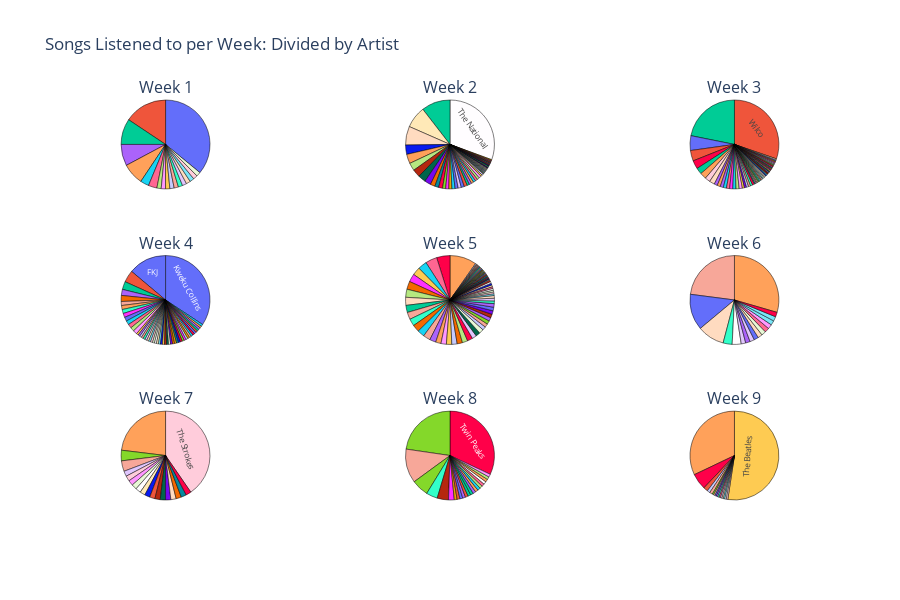

Notebook source saved alongside this figure:
### Code cell
caption = "Fig 5: Breakdown, by artist, of all the songs listened to in Weeks 1 - 9" 
time_period_data = a1.get_time_periods_dfs(data)
n = 8
specs = [[{'type':'domain'}, {'type':'domain'}, {'type':'domain'}], 
            [{'type':'domain'}, {'type':'domain'}, {'type':'domain'}], 
            [{'type':'domain'}, {'type':'domain'}, {'type':'domain'}]]
subplot_titles = ['Week %d' % (i) for i in range(1,n+2)]
fig = make_subplots(rows=3, cols=3, specs=specs, subplot_titles=subplot_titles)
count, row, col = 0, 0, 0
for d in time_period_data.values():
    props = d['props']
    props['Artist'] = props.index
    props = props.round(2)
    _r = row + 1
    _c = col%3 + 1
    fig.add_trace(go.Pie(labels=props['Artist'], values=props['count']), _r, _c)
    fig.update_layout(autosize=False,
                height = 900,
                width = 900)
    if count == n:
        break
    count += 1
    col += 1
    if col % 3 == 0:
        row += 1
fig.update_traces(textposition='inside')
fig.update_layout(
        autosize=False,
        width=900,
        height=600,
        margin=dict(
            l=50,
            r=50,
            b=100,
            t=100,
            pad=4
        )
    )
fig.update_layout(uniformtext_minsize=8, uniformtext_mode='hide')
fig.update_traces(hoverinfo='label+percent', textinfo='label', textfont_size=14,
                        marker=dict(line=dict(color='#000000', width=.5)))
fig.update_layout(title_text="Songs Listened to per Week: Divided by Artist", showlegend = False)
fig = go.Figure(fig)
fig.show()
# py.plot(fig, filename = 'pie_sublot', auto_open=False)

### Figure 1 — Plotly figure (JSON) as saved in the notebook; plotly's stock layout.template omitted (floating-point values rounded to 4 significant figures)
{"data": [{"domain": {"x": [0, 0.2889], "y": [0.7778, 1]}, "hoverinfo": "label+percent", "labels": ["Arcade Fire", "Beach House", "Bob Dylan", "Capitol", "Car Seat Headrest", "Crumb", "Grateful Dead", "Jimi Hendrix", "LCD Soundsystem", "Paul McCartney", "Peach Pit", "Rolling Blackouts Coastal Fever", "Tame Impala", "The Shins", "The Strokes", "Unknown Mortal Orchestra", "Vampire Weekend", "Vulfpeck"], "marker": {"line": {"color": "#000000", "width": 0.5}}, "textfont": {"size": 14}, "textinfo": "label", "textposition": "inside", "type": "pie", "values": [1, 1, 10, 1, 5, 1, 6, 1, 2, 1, 1, 2, 1, 1, 1, 23, 5, 1]}, {"domain": {"x": [0.3556, 0.6444], "y": [0.7778, 1]}, "hoverinfo": "label+percent", "labels": ["Action Bronson", "Arcade Fire", "BROCKHAMPTON", "Cage The Elephant", "Cass McCombs", "Chance the Rapper", "Christoph Willibald Gluck", "Dr. Dog", "Escort", "Grateful Dead", "Grizzly Bear", "H.E.R.", "HOMESHAKE", "J. Cole", "Jean Sibelius", "Joey Bada$$", "Kacey Musgraves", "Kanye West", "Kendrick Lamar", "King Gizzard & The Lizard Wizard", "Kurt Vile", "LCD Soundsystem", "Lake Street Dive", "Mac Miller", "Mick Jenkins", "Nas", "OutKast", "Paul McCartney", "Peach Pit", "Phantom Planet", "Q-Tip", "Robert Schumann", "Rolling Blackouts Coastal Fever", "Saba", "Slow Pulp", "Steely Dan", "Still Woozy", "Tame Impala", "The Go", "The National", "The Notorious B.I.G.", "The War On Drugs", "Twin Peaks", "Twista", "Unknown Mortal Orchestra", "Vampire Weekend", "Vista Kicks", "Wilco", "Yellow Days", "Yo La Tengo", "boy pablo"], "marker": {"line": {"color": "#000000", "width": 0.5}}, "textfont": {"size": 14}, "textinfo": "label", "textposition": "inside", "type": "pie", "values": [3, 10, 1, 4, 3, 1, 1, 1, 3, 37, 1, 1, 1, 5, 1, 4, 4, 8, 5, 1, 1, 4, 1, 4, 6, 2, 10, 1, 4, 1, 1, 1, 1, 3, 3, 12, 3, 24, 1, 108, 2, 10, 1, 1, 4, 12, 3, 4, 1, 28, 1]}, {"domain": {"x": [0.7111, 1], "y": [0.7778, 1]}, "hoverinfo": "label+percent", "labels": ["A$AP Rocky", "Action Bronson", "Anderson .Paak", "BROCKHAMPTON", "Berhana", "Billy Bragg", "Cage The Elephant", "Car Seat Headrest", "Chance the Rapper", "Chicano Batman", "Daniel Caesar", "Dr. John", "Escort", "FKJ", "Father John Misty", "Frank Ocean", "Fruit Bats", "Grateful Dead", "Grizzly Bear", "H.E.R.", "Jay Rock", "Jeff Tweedy", "Joey Bada$$", "John Prine", "Kanye West", "Kendrick Lamar", "Kid Cudi", "LCD Soundsystem", "Lake Street Dive", "Leon Bridges", "Mac Miller", "Masego", "My Morning Jacket", "Nas", "Noname", "Pavement", "Pond", "Post Animal", "Pusha T", "Real Estate", "Rolling Blackouts Coastal Fever", "Saba", "Sabrina Claudio", "Steve Lacy", "TV Girl", "Taj Mahal", "Tame Impala", "The Notorious B.I.G.", "The Strokes", "Tom Misch", "Tweedy", "Twin Peaks", "Unknown Mortal Orchestra", "Vampire Weekend", "Wilco", "Yo La Tengo"], "marker": {"line": {"color": "#000000", "width": 0.5}}, "textfont": {"size": 14}, "textinfo": "label", "textposition": "inside", "type": "pie", "values": [3, 1, 1, 1, 3, 1, 1, 3, 1, 3, 3, 1, 1, 14, 6, 2, 1, 57, 1, 5, 1, 1, 3, 1, 2, 8, 1, 1, 1, 1, 1, 2, 1, 1, 2, 10, 2, 1, 1, 1, 1, 3, 3, 1, 3, 1, 5, 1, 1, 1, 1, 2, 1, 6, 79, 1]}, {"domain": {"x": [0, 0.2889], "y": [0.3889, 0.6111]}, "hoverinfo": "label+percent", "labels": ["A Tribe Called Quest", "A$AP Rocky", "Abhi The Nomad", "Alex Chilton", "Allen Toussaint", "Ariana Grande", "Atlas Sound", "Azizi Gibson", "BROCKHAMPTON", "Big Sean", "Boathouse", "Chance the Rapper", "Darius", "Delta Spirit", "Domo Genesis", "Donnie Trumpet & The Social Experiment", "Dr. John", "FKJ", "Felly", "Frank Ocean", "Generationals", "GoldLink", "Hala", "J Dilla", "Jay Rock", "Joey Bada$$", "KAYTRANADA", "KIDS SEE GHOSTS", "Kacey Musgraves", "Kelley Stoltz", "Kid Cudi", "King Tuff", "Kota the Friend", "Kweku Collins", "Lee Dorsey", "Mac Miller", "Masego", "Mick Jenkins", "NRBQ", "Noname", "Raury", "Ric Wilson", "Saba", "Smino", "Steve Lacy", "The Dip", "The O'My's", "Towkio", "Vic Mensa", "Yeek", "oddCouple", "zack villere"], "marker": {"line": {"color": "#000000", "width": 0.5}}, "textfont": {"size": 14}, "textinfo": "label", "textposition": "inside", "type": "pie", "values": [1, 1, 1, 1, 1, 1, 1, 1, 2, 2, 1, 2, 1, 1, 1, 3, 1, 19, 1, 1, 4, 1, 6, 1, 1, 2, 1, 1, 1, 1, 1, 1, 1, 47, 1, 2, 1, 3, 1, 1, 2, 2, 1, 2, 1, 1, 1, 1, 1, 2, 1, 1]}, {"domain": {"x": [0.3556, 0.6444], "y": [0.3889, 0.6111]}, "hoverinfo": "label+percent", "labels": ["A$AP Rocky", "Ab-Soul", "Abhi The Nomad", "Action Bronson", "Allan Kingdom", "Anderson .Paak", "Ari Lennox", "Armin van Buuren", "BADBADNOTGOOD", "BROCKHAMPTON", "Bas", "Berhana", "Bibio", "Cage The Elephant", "Chance the Rapper", "Chicano Batman", "DRAM", "Death Cab for Cutie", "Donnie Trumpet & The Social Experiment", "EARTHGANG", "Earl Sweatshirt", "Father John Misty", "Foxygen", "Frank Ocean", "GoldLink", "Grapetooth", "Injury Reserve", "Isaiah Rashad", "J Dilla", "JID", "Jay Rock", "Joey Bada$$", "KAYTRANADA", "KIDS SEE GHOSTS", "Kendrick Lamar", "Kota the Friend", "Kweku Collins", "LCD Soundsystem", "Logic", "Mac DeMarco", "Masego", "Mick Jenkins", "Mike WiLL Made-It", "No Vacation", "Noname", "Phony Ppl", "Pond", "Pusha T", "REASON", "Ravyn Lenae", "Rejjie Snow", "Rex Orange County", "Ric Wilson", "Saba", "Sen Morimoto", "Smino", "Snarky Puppy", "Steve Lacy", "Sufjan Stevens", "Tame Impala", "The Internet", "The National", "Thundercat", "Tierra Whack", "Tyler, The Creator", "Vampire Weekend", "Vic Mensa", "Wallows", "ZHU", "Zac Brown Band"], "marker": {"line": {"color": "#000000", "width": 0.5}}, "textfont": {"size": 14}, "textinfo": "label", "textposition": "inside", "type": "pie", "values": [7, 2, 1, 8, 1, 5, 1, 1, 4, 8, 4, 6, 1, 4, 8, 1, 1, 1, 4, 1, 6, 1, 1, 9, 4, 3, 2, 1, 5, 6, 5, 9, 4, 8, 15, 1, 4, 8, 1, 2, 6, 9, 1, 1, 8, 1, 1, 6, 1, 1, 2, 9, 2, 10, 1, 6, 1, 6, 2, 9, 2, 2, 3, 1, 3, 30, 4, 13, 1, 2]}, {"domain": {"x": [0.7111, 1], "y": [0.3889, 0.6111]}, "hoverinfo": "label+percent", "labels": ["2 Chainz", "A$AP Rocky", "Anderson .Paak", "FKJ", "Juvenile", "Kweku Collins", "MGMT", "Mac DeMarco", "Neutral Milk Hotel", "Ric Wilson", "TV Girl", "Tame Impala", "The Growlers", "The National", "The Shins", "Twin Peaks", "Vampire Weekend"], "marker": {"line": {"color": "#000000", "width": 0.5}}, "textfont": {"size": 14}, "textinfo": "label", "textposition": "inside", "type": "pie", "values": [1, 1, 1, 1, 1, 8, 2, 1, 14, 1, 1, 6, 1, 2, 1, 1, 18]}, {"domain": {"x": [0, 0.2889], "y": [0, 0.2222]}, "hoverinfo": "label+percent", "labels": ["Anderson .Paak", "BETWEEN FRIENDS", "Beach House", "Cage The Elephant", "Chromeo", "Dom Dolla", "Emma Sameth", "Jon Bellion", "Logic", "Møme", "Neutral Milk Hotel", "Ofenbach", "RJD2", "Tame Impala", "The Neighbourhood", "The Strokes", "Toro y Moi", "Vampire Weekend", "Zacari"], "marker": {"line": {"color": "#000000", "width": 0.5}}, "textfont": {"size": 14}, "textinfo": "label", "textposition": "inside", "type": "pie", "values": [1, 1, 1, 2, 1, 1, 1, 1, 1, 1, 2, 1, 1, 1, 1, 21, 1, 12, 1]}, {"domain": {"x": [0.3556, 0.6444], "y": [0, 0.2222]}, "hoverinfo": "label+percent", "labels": ["BROS", "Bob Dylan", "Bombadil", "Cage The Elephant", "Car Seat Headrest", "Chance the Rapper", "Golden Vessel", "Grateful Dead", "King Princess", "Lake Street Dive", "Neutral Milk Hotel", "Ramin Djawadi", "SWMRS", "Stereolab", "Still Woozy", "The Greeting Committee", "The National", "The Walters", "Twin Peaks", "Vampire Weekend", "Van Morrison", "Whitney", "Zoë Kravitz"], "marker": {"line": {"color": "#000000", "width": 0.5}}, "textfont": {"size": 14}, "textinfo": "label", "textposition": "inside", "type": "pie", "values": [1, 1, 1, 22, 1, 4, 1, 1, 1, 4, 12, 1, 1, 1, 1, 1, 1, 2, 31, 1, 1, 6, 1]}, {"domain": {"x": [0.7111, 1], "y": [0, 0.2222]}, "hoverinfo": "label+percent", "labels": ["Cage The Elephant", "Fear", "Gladys Knight & The Pips", "Kweku Collins", "Neutral Milk Hotel", "Ramin Djawadi", "Ray Charles", "Ric Wilson", "Riff Raff", "Sam Cooke", "The Beatles", "The Lumineers", "The National", "Twin Peaks", "Vampire Weekend", "Wilco", "X Ambassadors"], "marker": {"line": {"color": "#000000", "width": 0.5}}, "textfont": {"size": 14}, "textinfo": "label", "textposition": "inside", "type": "pie", "values": [1, 1, 2, 1, 2, 1, 1, 1, 1, 1, 98, 1, 1, 11, 60, 3, 1]}], "layout": {"annotations": [{"font": {"size": 16}, "showarrow": false, "text": "Week 1", "x": 0.1444, "xanchor": "center", "xref": "paper", "y": 1, "yanchor": "bottom", "yref": "paper"}, {"font": {"size": 16}, "showarrow": false, "text": "Week 2", "x": 0.5, "xanchor": "center", "xref": "paper", "y": 1, "yanchor": "bottom", "yref": "paper"}, {"font": {"size": 16}, "showarrow": false, "text": "Week 3", "x": 0.8556, "xanchor": "center", "xref": "paper", "y": 1, "yanchor": "bottom", "yref": "paper"}, {"font": {"size": 16}, "showarrow": false, "text": "Week 4", "x": 0.1444, "xanchor": "center", "xref": "paper", "y": 0.6111, "yanchor": "bottom", "yref": "paper"}, {"font": {"size": 16}, "showarrow": false, "text": "Week 5", "x": 0.5, "xanchor": "center", "xref": "paper", "y": 0.6111, "yanchor": "bottom", "yref": "paper"}, {"font": {"size": 16}, "showarrow": false, "text": "Week 6", "x": 0.8556, "xanchor": "center", "xref": "paper", "y": 0.6111, "yanchor": "bottom", "yref": "paper"}, {"font": {"size": 16}, "showarrow": false, "text": "Week 7", "x": 0.1444, "xanchor": "center", "xref": "paper", "y": 0.2222, "yanchor": "bottom", "yref": "paper"}, {"font": {"size": 16}, "showarrow": false, "text": "Week 8", "x": 0.5, "xanchor": "center", "xref": "paper", "y": 0.2222, "yanchor": "bottom", "yref": "paper"}, {"font": {"size": 16}, "showarrow": false, "text": "Week 9", "x": 0.8556, "xanchor": "center", "xref": "paper", "y": 0.2222, "yanchor": "bottom", "yref": "paper"}], "autosize": false, "height": 600, "margin": {"b": 100, "l": 50, "pad": 4, "r": 50, "t": 100}, "showlegend": false, "title": {"text": "Songs Listened to per Week: Divided by Artist"}, "uniformtext": {"minsize": 8, "mode": "hide"}, "width": 900}}
